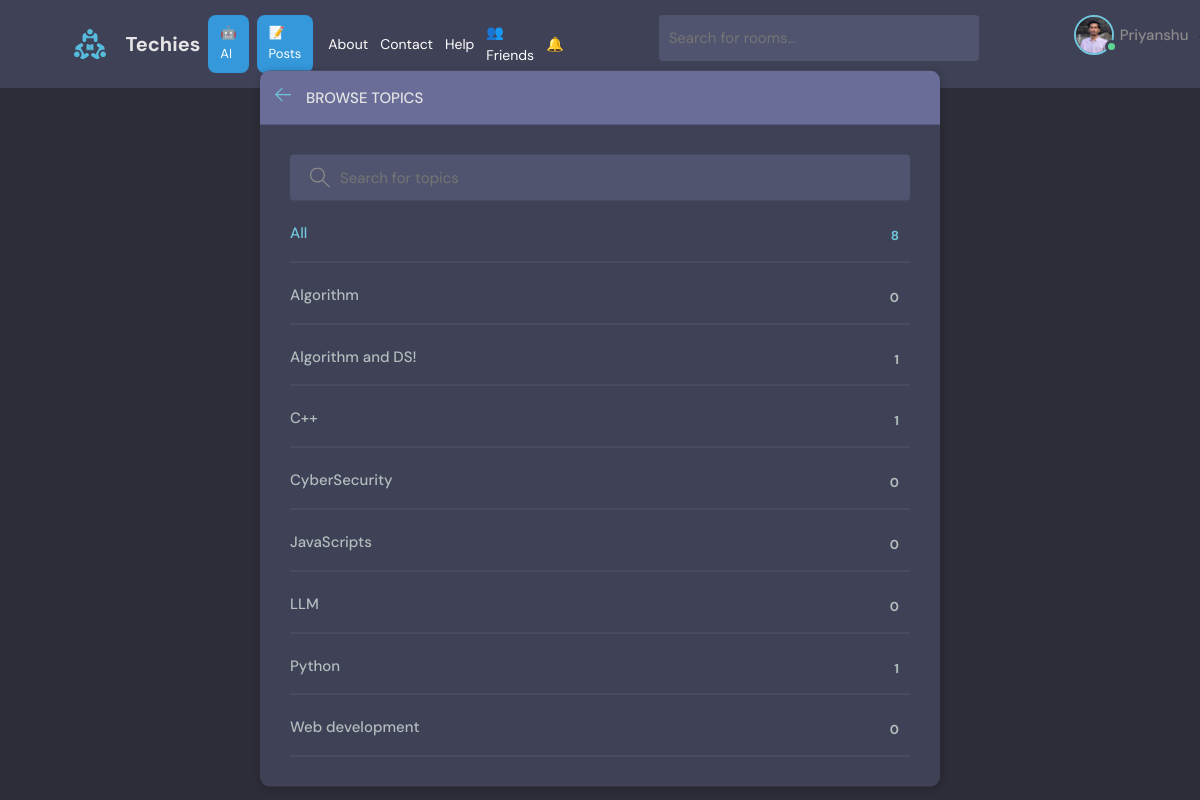
The app's page /topics/ (signed in) with its own data.
### base/models.py (models this page shows, shortened)
class User(AbstractUser):
    name = models.CharField(max_length=200, null=True)
    email = models.EmailField(unique=True, null=True)
    bio = models.TextField(null=True)
    avatar = models.ImageField(null=True, default="avatar.svg")
    friends = models.ManyToManyField("self", blank=True)
    USERNAME_FIELD = 'email'
    REQUIRED_FIELDS = []

class Topic(models.Model):
    name = models.CharField(max_length=200)

### base/views.py (the view)
# urls.py: path('topics/', views.topicPage, name="topics"),
def topicPage(request):
    topics = Topic.objects.all().order_by('name')
    return render(request, 'base/topics.html', {'topics': topics})

### base/context_processors.py (called while the page is built)
def notification_count(request):
    if request.user.is_authenticated:
        count = FriendRequest.objects.filter(
            receiver=request.user,
            accepted=False
        ).count()
        return {'pending_requests_count': count}
    return {'pending_requests_count': 0}

### base/templates/base/topics.html (shortened to what this page needs)
{% extends 'main.html' %}
{% block content %}
    <main class="create-room layout">
      <div class="container">
        <div class="layout__box">
          <div class="layout__boxHeader">
            <div class="layout__boxTitle">
              <a href="{% url 'home' %}">
                <svg version="1.1" xmlns="http://www.w3.org/2000/svg" width="32" height="32" viewBox="0 0 32 32">
                  <title>arrow-left</title>
                  <path
                    d="M13.723 2.286l-13.723 13.714 13.719 13.714 1.616-1.611-10.96-10.96h27.625v-2.286h-27.625l10.965-10.965-1.616-1.607z"
                  ></path>
                </svg>
              </a>
              <h3>Browse Topics</h3>
            </div>
          </div>
          <div class="topics-page layout__body">
            <form action="" method="GET" class="header__search">
              <label>
                <input name='q' placeholder="Search for topics" />
              </label>
            </form>
            <ul class="topics__list">
              <li>
                <a href="{% url 'topics' %}" class="active">All <span>{{topics.count}}</span></a>
              </li>
              {% for topic in topics %}
              <li>
                <a href="{% url 'home' %}?q={{topic.name}}">{{ topic.name }} <span>{{topic.room_set.all.count}}</span></a>
              </li>
              {% endfor %}
            </ul>
          </div>
        </div>
      </div>
    </main>
    {% endblock content %}

### templates/navbar.html (shortened to what this page needs)
{% load static %}
<header class="header header--loggedIn">
  <div class="container">
    <div class="nav-left">
      <a href="{% url 'home' %}" class="header__logo">
        <img src="{% static 'images/logo.svg' %}" />
        <h1>Techies</h1>
      </a>
      <a href="{% url 'ai' %}" class="nav-btn">🤖 AI</a>
      <a href="{% url 'posts' %}" class="nav-btn">📝 Posts</a>
      <div class="nav-links">
  <a href="{% url 'about' %}">About</a>
  <a href="{% url 'contact' %}">Contact</a>
  <a href="{% url 'help' %}">Help</a>
  <a href="{% url 'friends' %}" style="position:relative;">
    👥 Friends
  </a>
  <a href="{% url 'notifications' %}" style="position:relative;">
    🔔
  </a>
</div>
    </div>
    <form class="header__search" method="GET" action="{% url 'home' %}">
      <label>
        <input name="q" placeholder="Search for rooms..." />
      </label>
    </form>
    <nav class="header__menu">
  {% if request.user.is_authenticated %}
  <div class="header__user" style="display:flex; align-items:center; gap:8px;">
    <a href="{% url 'user-profile' request.user.id %}" style="display:flex; align-items:center; gap:6px;">
      <div class="avatar avatar--medium active">
        <img src="{{request.user.avatar.url}}" />
      </div>
      <p>{{request.user.username}}</p>
    </a>
    <button class="dropdown-button" style="background:none; border:none; cursor:pointer;">
    </button>
  </div>
  {% else %}
  <a href="{% url 'login' %}">
    <p>Login</p>
  </a>
  {% endif %}
</nav>
  </div>
</header>

### static/styles/style.css (style rules this page uses)
:root { --color-main: #71c6dd; --color-main-light: #e1f6fb; --color-dark: #3f4156; --color-dark-medium: #51546e; --color-dark-light: #696d97; --color-light: #e5e5e5; --color-gray: #8b8b8b; --color-light-gray: #b2bdbd; --color-bg: #2d2d39; --color-success: #5dd693; --color-error: #fc4b0b; }
* { font-family: "DM Sans", -apple-system, BlinkMacSystemFont, "Segoe UI", Roboto, Oxygen, Ubuntu, Cantarell, "Open Sans", "Helvetica Neue", sans-serif; margin: 0; padding: 0; box-sizing: border-box; text-rendering: optimizeLegibility; font-size: inherit; }
html { font-size: 56.25%; }
@media only screen and (min-width: 1200px) { html { font-size: 62.5%; } }
body { line-height: 1.6; font-weight: 400; font-size: 1.5rem; color: var(--color-light-gray); background-color: var(--color-bg); min-height: 100vh; }
img { width: 100%; }
a { display: inline-block; color: var(--color-main); text-decoration: none; }
.container { max-width: 120rem; width: 90%; margin: auto; }
.avatar { position: relative; display: inline-block; border-radius: 50%; border: 2px solid var(--color-main); }
.avatar img { display: block; border-radius: 50%; object-fit: cover; object-position: center; }
.avatar::after { content: ""; display: block; position: absolute; background-color: var(--color-gray); z-index: 111; border-radius: 50%; border: 0.3rem solid var(--color-dark); }
.avatar.active::after { background-color: var(--color-success); }
.avatar.avatar--medium img { width: 3.6rem; height: 3.6rem; border-radius: 50%; }
.avatar.avatar--medium:after { width: 0.7rem; height: 0.7rem; bottom: 0px; right: -6px; }
.header { padding: 1.5rem; background-color: var(--color-dark); }
.header > .container { display: flex; gap: 9.5rem; }
.header__logo, .header__user { display: flex; gap: 2rem; align-items: center; }
.header__logo > img { height: 3.2rem; width: 3.2rem; }
.header__logo > h1 { font-weight: 700; font-size: 2rem; color: var(--color-light); }
.header__search > label { background-color: var(--color-dark-medium); padding: 1.3rem 1rem; display: flex; align-items: center; gap: 1rem; border-radius: 4px; }
.header__search svg { fill: var(--color-gray); width: 2rem; height: 2rem; margin-left: 1rem; }
.header__search input { width: 30rem; background: transparent; border: none; outline: none; color: var(--color-light); }
.header__menu { margin-left: auto; position: relative; }
.header__menu a { display: flex; gap: 1.5rem; align-items: center; font-weight: 500; text-decoration: none; color: var(--color-gray); }
.header__menu img { height: 3.6rem; }
.header__menu p { line-height: 1.2; }
.dropdown-button { background: transparent; border: 0; outline: 0; cursor: pointer; }
.layout { margin-top: 2.4rem; }
.layout > .container { display: flex; justify-content: space-between; align-items: flex-start; }
.layout__box { width: 90%; max-width: 48rem; min-height: 40rem; position: absolute; top: 50%; left: 50%; transform: translate(-50%, -46%); background-color: var(--color-dark); border-radius: 1rem; box-shadow: 1px 1px 6px 3px rgba(0, 0, 0, 0.1); overflow: hidden; }
.layout__boxHeader { display: flex; padding: 1.5rem; background-color: var(--color-dark-light); }
.layout__boxTitle { display: flex; gap: 1.5rem; align-items: center; }
.layout__boxTitle h3 { text-transform: uppercase; font-weight: 500; color: var(--color-light); }
.layout__boxTitle svg { width: 1.6rem; height: 1.6rem; fill: var(--color-main); }
.layout__body { margin: 3rem; }
.topics__list { list-style: none; }
.topics__list li a { display: flex; justify-content: space-between; margin-bottom: 3rem; font-weight: 500; color: var(--color-light-gray); transition: all 0.3s ease-in-out; }
.topics__list li a.active, .topics__list li a:hover { color: var(--color-main); }
.topics__list li a span { padding: 0.5rem 1rem; background-color: var(--color-dark); border-radius: 3px; font-size: 1.3rem; font-weight: 700; letter-spacing: 1px; }
.topics-page .topics__list li:not(:last-child) a { margin: 2rem 0; padding-bottom: 1rem; text-decoration: none; border-bottom: 1px solid var(--color-dark-medium); }
.topics-page .header__search { display: block; }
.create-room.layout .layout__box { max-width: 68rem; }

### records on screen
User: user.avatar (picture), user.username "Priyanshu"
Topic: name "Algorithm", room_set.all.count "0"
Topic: name "Algorithm and DS!", room_set.all.count "1"
Topic: name "C++", room_set.all.count "1"
Topic: name "CyberSecurity", room_set.all.count "0"
Topic: name "JavaScripts", room_set.all.count "0"
Topic: name "LLM", room_set.all.count "0"
Topic: name "Python", room_set.all.count "1"
Topic: name "Web development", room_set.all.count "0"

### other values on screen
{{ topics.count }} "8"
